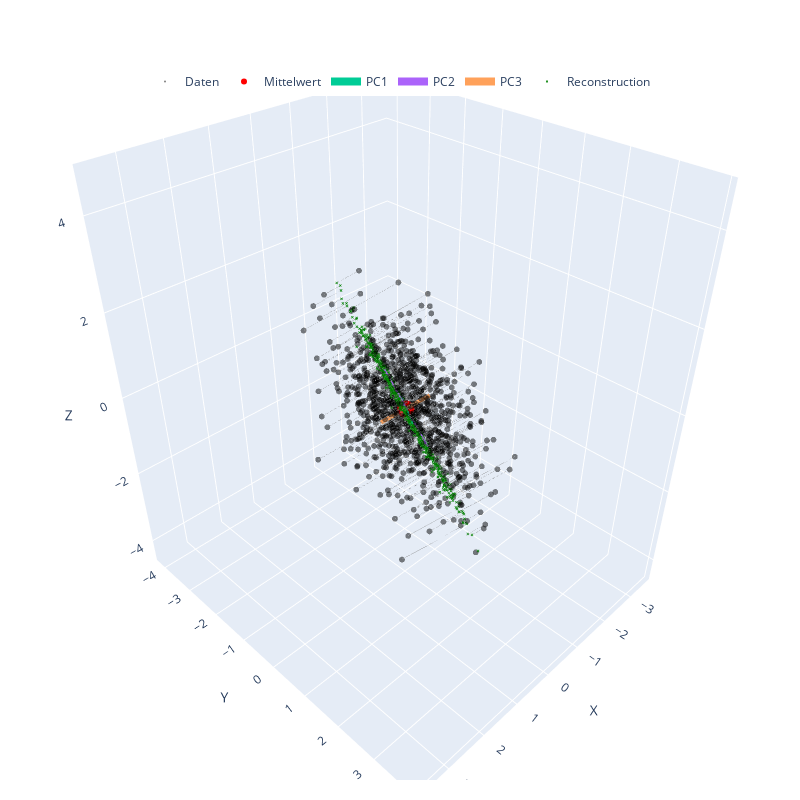

Notebook source saved alongside this figure:
### Markdown cell above
### (b) Projection and Reconstruction in Subspace (2 Points)

- Project the data onto the subspace spanned by the **first two principal components** (i.e., the top 2 eigenvectors).
- What is the **dimensionality** of the data after projection?
- Reconstruct the data from the 2D projection back into the original **3D** space.
- Plot both the **original** and the **reconstructed** data in 3D.
- **Discuss what type of information has been lost** due to the projection.

### Code cell
def plot_2d(data, title="", xlabel="", ylabel="", axis_equal=True):
    plt.scatter(data[:, 0], data[:, 1], alpha=0.6)
    plt.xlabel(xlabel)
    plt.ylabel(ylabel)
    plt.title(title)
    if axis_equal: plt.axis('equal')
    plt.show()

# TODO: project data3d to first two principal components in and plot in 2D
data_centered = data - mean
data_projected = data_centered @ eigVec[:, :2]
plot_2d(data_projected, "Projection onto PCA", xlabel="1st prinpical component", ylabel="2nd prinpical component")
# print dimensionality of X_reduced
print(f"Shape of projected data3d:", data_projected.shape)


# reconstruct from projection into 3D and plot using plot3DPCA
data_reconstructed = data_projected @ eigVec[:, :2].T + mean
print(data_reconstructed.shape)

# Plot reconstruction using plot3DPCA
plot3DPCA(data, mean, eigVec, eigVal, recData=data_reconstructed, showReconstruction=True)


# get the reconstruction error
MSE = np.mean(np.sum((data - data_reconstructed)**2, axis=1)) # mean squared-error
# Compute reconstruction error and print it
print(f"Average reconstruction error for data3d: {MSE:.4f}")
